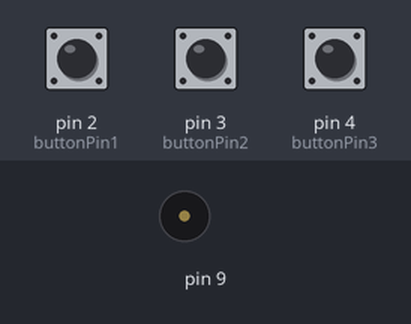
This sketch was run on a simulated Arduino Uno, built with avr-gcc and run on an emulated ATmega328P. Parts: buzzer (waves = sounding). Inputs (shaded band) come from the test bench; at power-on: pin 2 (buttonPin1) HIGH, pin 3 (buttonPin2) HIGH, pin 4 (buttonPin3) HIGH.

Above: at 1.2 s.
1.3 s: pin 2 (buttonPin1) pulled LOW for 0.15 s
At 7.4 s:
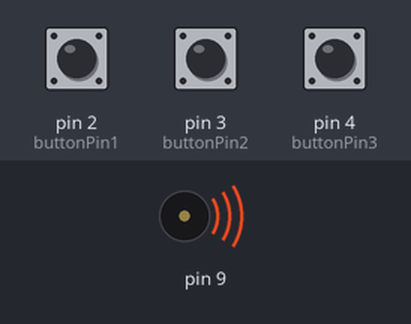
Timing chart, 0 to 10.4 s (numbered marks = the images above; inputs shaded):
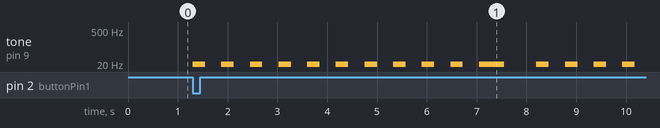

The sketch:

Assignment_2.ino
```cpp
#include <toneAC.h>

const int buttonPin1 = 2; // Connect the first button to pin 2
const int buttonPin2 = 3; // Connect the second button to pin 3
const int buttonPin3 = 4; // Connect the third button to pin 4
const int buzzerPin = 8;  // Connect the buzzer to pin 8

// Define note constants manually
#define NOTE_B0 31
#define NOTE_C1 33
#define NOTE_D1 37
#define NOTE_E1 41
#define NOTE_F1 44
#define NOTE_G1 49
#define NOTE_A1 55
#define NOTE_B1 62
#define NOTE_C2 65
#define NOTE_D2 73
#define NOTE_E2 82
#define NOTE_F2 87
#define NOTE_G2 98
#define NOTE_A2 110
#define NOTE_B2 123
#define NOTE_C3 131
#define NOTE_D3 147
#define NOTE_E3 165
#define NOTE_F3 175
#define NOTE_G3 196
#define NOTE_A3 220
#define NOTE_B3 247
#define NOTE_C4 262
#define NOTE_D4 294
#define NOTE_E4 330
#define NOTE_F4 349
#define NOTE_G4 392
#define NOTE_A4 440
#define NOTE_B4 494
#define NOTE_C5 523
#define NOTE_D5 587
#define NOTE_E5 659
#define NOTE_F5 698
#define NOTE_G5 784
#define NOTE_A5 880
#define NOTE_B5 988
#define NOTE_C6 1047
#define NOTE_D6 1175
#define NOTE_E6 1319
#define NOTE_F6 1397
#define NOTE_G6 1568
#define NOTE_A6 1760
#define NOTE_B6 1976
#define NOTE_C7 2093
#define NOTE_D7 2349
#define NOTE_E7 2637
#define NOTE_F7 2794
#define NOTE_G7 3136
#define NOTE_A7 3520
#define NOTE_B7 3951
#define NOTE_C8 4186
#define NOTE_D8 4699
#define NOTE_REST 0

void setup() {
  pinMode(buttonPin1, INPUT_PULLUP);
  pinMode(buttonPin2, INPUT_PULLUP);
  pinMode(buttonPin3, INPUT_PULLUP);
  pinMode(buzzerPin, OUTPUT);
}

void loop() {
  if (digitalRead(buttonPin1) == LOW) {
    playChristmasInOurHearts();
  } else if (digitalRead(buttonPin2) == LOW) {
    playAllIWantForChristmasIsYou();
  } else if (digitalRead(buttonPin3) == LOW) {
    playWeWishYouAMerryChristmas();
  }
}

// Rest of the code remains the same...


void playMelody(const int melody[], const int noteDurations[], int melodyLength) {
  for (int thisNote = 0; thisNote < melodyLength; thisNote++) {
    int noteDuration = 1000 / noteDurations[thisNote];
    toneAC(buzzerPin, melody[thisNote], noteDuration);
    int pauseBetweenNotes = noteDuration * 1.30;
    delay(pauseBetweenNotes);
    noTone(buzzerPin);
  }
}

void playChristmasInOurHearts() {
  int melody[] = {
    NOTE_C4, NOTE_D4, NOTE_E4, NOTE_F4, NOTE_G4, NOTE_A4, NOTE_B4,
    NOTE_C5, NOTE_D5, NOTE_E5, NOTE_D5, NOTE_G4, NOTE_A4, NOTE_B4,
    NOTE_C5, NOTE_D5, NOTE_E5, NOTE_F5, NOTE_E5, NOTE_D5, NOTE_C5,
    NOTE_G4, NOTE_A4, NOTE_B4, NOTE_C5
  };

  int noteDurations[] = {
    4, 4, 4, 4, 4, 4, 4,
    4, 4, 4, 2, 4, 4, 4,
    4, 4, 4, 4, 4, 4, 2,
    4, 4, 4, 4
  };

  int melodyLength = sizeof(melody) / sizeof(melody[0]);
  playMelody(melody, noteDurations, melodyLength);
}

void playAllIWantForChristmasIsYou() {
  int melody[] = {
    NOTE_D5, NOTE_E5, NOTE_D5, NOTE_G5, NOTE_A5, NOTE_G5,
    NOTE_E5, NOTE_D5, NOTE_C5, NOTE_B4, NOTE_A4, NOTE_A4, NOTE_A4, NOTE_A4,
    NOTE_D5, NOTE_E5, NOTE_D5, NOTE_G5, NOTE_A5, NOTE_G5,
    NOTE_E5, NOTE_D5, NOTE_C5, NOTE_B4, NOTE_A4, NOTE_A4, NOTE_A4, NOTE_A4,
    NOTE_D5, NOTE_E5, NOTE_D5, NOTE_G5, NOTE_A5, NOTE_G5, NOTE_E5,
    NOTE_D5, NOTE_C5, NOTE_B4, NOTE_C5, NOTE_G4
  };

  int noteDurations[] = {
    4, 4, 4, 4, 4, 2,
    4, 4, 4, 4, 4, 4, 4, 4,
    4, 4, 4, 4, 4, 4, 4,
    4, 4, 4, 4, 4, 4, 4, 4,
    4, 4, 4, 4, 4, 2, 2,
    4, 4, 4, 4, 4
  };

  int melodyLength = sizeof(melody) / sizeof(melody[0]);
  playMelody(melody, noteDurations, melodyLength);
}

void playWeWishYouAMerryChristmas() {
  int melody[] = {
    NOTE_A4, NOTE_A4, NOTE_E5, NOTE_D5, NOTE_D5, NOTE_C5, NOTE_B4, NOTE_B4, NOTE_A4, NOTE_E5, NOTE_D5, NOTE_D5, NOTE_C5, NOTE_B4, NOTE_B4,
    NOTE_C5, NOTE_F5, NOTE_F5, NOTE_E5, NOTE_D5, NOTE_C5, NOTE_E5, NOTE_D5, NOTE_C5, NOTE_A4,
    NOTE_A4, NOTE_G5, NOTE_G5, NOTE_F5, NOTE_D5, NOTE_C5, NOTE_B4,
    NOTE_A4, NOTE_F5, NOTE_F5, NOTE_E5, NOTE_D5, NOTE_C5, NOTE_B4,
    NOTE_A4, NOTE_A4, NOTE_B4, NOTE_C5, NOTE_B4, NOTE_A4,
    NOTE_D5, NOTE_E5, NOTE_D5, NOTE_C5, NOTE_B4
  };

  int noteDurations[] = {
    4, 4, 4, 4, 2, 4, 4, 4, 4, 4, 4, 4, 4, 4, 2,
    4, 4, 4, 4, 4, 4, 4, 4, 4, 2,
    4, 4, 4, 4, 4, 4, 4,
    4, 4, 4, 4, 4, 4, 4,
    4, 4, 4, 4, 4, 4,
    4, 4, 4, 4, 2
  };

  int melodyLength = sizeof(melody) / sizeof(melody[0]);
  playMelody(melody, noteDurations, melodyLength);
}
```

Measured:
- after the input at 1.3 s, tone on pin 9: goes 10 × (8 Hz 0.25 s, silent 0.33 s), 8 Hz 0.50 s, silent 0.65 s, 3 × (8 Hz 0.25 s, silent 0.33 s), 8 Hz 0.25 s, then silent, starting at once
